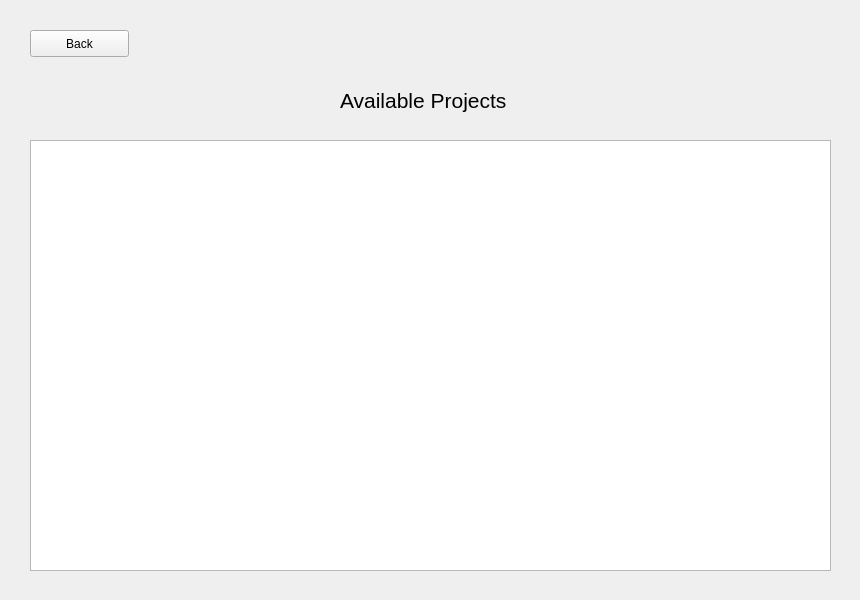
<?xml version="1.0" encoding="UTF-8"?>
<ui version="4.0">
 <class>StudentProjectsPage</class>
 <widget class="QWidget" name="StudentProjectsPage">
  <property name="geometry">
   <rect>
    <x>0</x>
    <y>0</y>
    <width>860</width>
    <height>600</height>
   </rect>
  </property>
  <property name="windowTitle">
   <string>Form</string>
  </property>
  <widget class="QListWidget" name="listWidget">
   <property name="geometry">
    <rect>
     <x>30</x>
     <y>140</y>
     <width>801</width>
     <height>431</height>
    </rect>
   </property>
  </widget>
  <widget class="QPushButton" name="pushButton">
   <property name="geometry">
    <rect>
     <x>30</x>
     <y>30</y>
     <width>99</width>
     <height>27</height>
    </rect>
   </property>
   <property name="text">
    <string>Back</string>
   </property>
  </widget>
  <widget class="QLabel" name="label">
   <property name="geometry">
    <rect>
     <x>340</x>
     <y>80</y>
     <width>171</width>
     <height>41</height>
    </rect>
   </property>
   <property name="font">
    <font>
     <pointsize>16</pointsize>
    </font>
   </property>
   <property name="text">
    <string>Available Projects</string>
   </property>
  </widget>
 </widget>
 <resources/>
 <connections/>
</ui>
